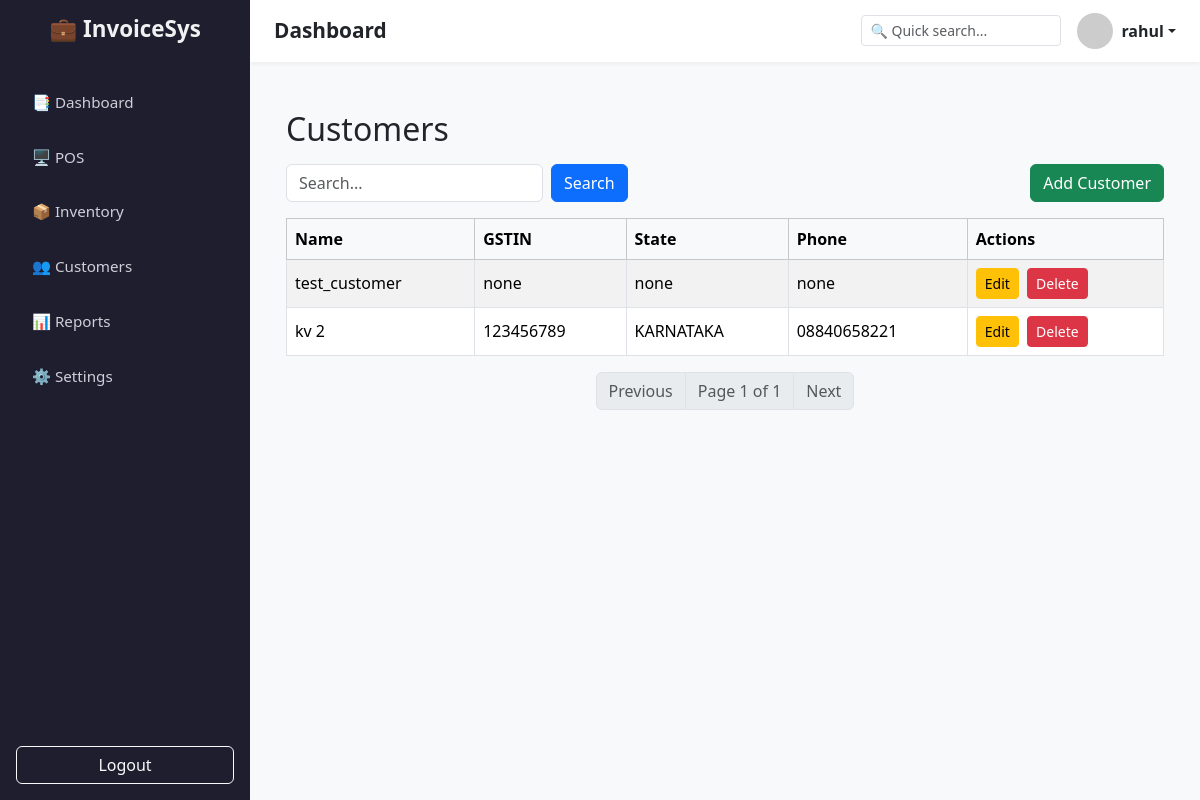
The page /customer/ (signed in) on the database its author committed.
### invoices/models.py (models this page shows, shortened)
class Customer(models.Model):
    user = models.ForeignKey(User, on_delete=models.CASCADE, related_name='customers')
    name = models.CharField(max_length=200)
    address = models.TextField(blank=True)
    gstin = models.CharField(max_length=20, blank=True)
    state = models.CharField(max_length=100, blank=True)
    state_code = models.CharField(max_length=6, blank=True)
    phone = models.CharField(max_length=30, blank=True)
    is_active = models.BooleanField(default=True)

### customer/views.py (the view)
# urls.py: path("", views.customer_list, name="list"),
@login_required(login_url="/login")
def customer_list(request):
    q = request.GET.get("q", "").strip()
    customers = Customer.objects.filter(user=request.user, is_active=True)
    if q:
        customers = customers.filter(Q(name__icontains=q) | Q(gstin__icontains=q))
    paginator = Paginator(customers, 25)
    page = request.GET.get("page")
    customers_page = paginator.get_page(page)
    return render(request, "customer/customer_list.html", {"customers": customers_page, "q": q})

### customer/templates/customer/customer_list.html
{% extends 'base.html' %}
{% block content %}
<div class="container mt-4">
    <h2 class="mb-3">Customers</h2>
    <div class="d-flex justify-content-between mb-3">
        <form method="get" class="d-flex">
            <input type="text" name="q" class="form-control me-2" placeholder="Search..." value="{{ q }}">
            <button type="submit" class="btn btn-primary">Search</button>
        </form>
        <a href="{% url 'customer:create' %}" class="btn btn-success">Add Customer</a>
    </div>
    <div class="table-responsive">
        <table class="table table-bordered table-striped align-middle">
            <thead class="table-light">
                <tr>
                    <th>Name</th>
                    <th>GSTIN</th>
                    <th>State</th>
                    <th>Phone</th>
                    <th>Actions</th>
                </tr>
            </thead>
            <tbody>
                {% for customer in customers %}
                <tr>
                    <td>{{ customer.name }}</td>
                    <td>{{ customer.gstin }}</td>
                    <td>{{ customer.state }}</td>
                    <td>{{ customer.phone }}</td>
                    <td>
                        <a href="{% url 'customer:update' customer.pk %}" class="btn btn-sm btn-warning me-1">Edit</a>
                        <a href="{% url 'customer:delete' customer.pk %}" class="btn btn-sm btn-danger">Delete</a>
                    </td>
                </tr>
                {% empty %}
                <tr>
                    <td colspan="5" class="text-center">No customers found.</td>
                </tr>
                {% endfor %}
            </tbody>
        </table>
    </div>
    <nav aria-label="Page navigation">
        <ul class="pagination justify-content-center">
            {% if customers.has_previous %}
            <li class="page-item">
                <a class="page-link" href="?page={{ customers.previous_page_number }}&q={{ q }}">Previous</a>
            </li>
            {% else %}
            <li class="page-item disabled">
                <span class="page-link">Previous</span>
            </li>
            {% endif %}
            <li class="page-item disabled">
                <span class="page-link">Page {{ customers.number }} of {{ customers.paginator.num_pages }}</span>
            </li>
            {% if customers.has_next %}
            <li class="page-item">
                <a class="page-link" href="?page={{ customers.next_page_number }}&q={{ q }}">Next</a>
            </li>
            {% else %}
            <li class="page-item disabled">
                <span class="page-link">Next</span>
            </li>
            {% endif %}
        </ul>
    </nav>
</div>
{% endblock %}

### templates/base.html (shortened to what this page needs)
{% load static %}
<!DOCTYPE html>
<html lang="en">
<head>
    <link href="https://cdn.jsdelivr.net/npm/bootstrap@5.3.2/dist/css/bootstrap.min.css" rel="stylesheet">
</head>
<body>
    <aside class="sidebar">
        <h2>💼 InvoiceSys</h2>
        <nav class="nav flex-column">
            <a class="nav-link {% if request.resolver_match.url_name == 'dashboard' %}active{% endif %}"
               href="{% url 'dashboard' %}">📑 Dashboard</a>
            <a class="nav-link" href="{% url 'pos' 'new' %}">🖥️ POS</a>
            <a class="nav-link" href="{% url 'inventory:list' %}">📦 Inventory</a>
            <a class="nav-link" href="{% url 'customer:list' %}">👥 Customers</a>
            <a class="nav-link" href="#">📊 Reports</a>
            <a class="nav-link" href="#">⚙️ Settings</a>
        </nav>
        <div class="mt-auto">
            <a href="#" class="btn btn-outline-light w-100 mt-3">Logout</a>
        </div>
    </aside>
    <div class="main-content">
        <header class="topbar">
            <h3>{% block page_title %}Dashboard{% endblock %}</h3>
            <div class="d-flex align-items-center gap-3">
                <input type="text" class="form-control form-control-sm" placeholder="🔍 Quick search..." style="width: 200px;">
                <div class="dropdown">
                    <a href="#" class="d-flex align-items-center text-dark text-decoration-none dropdown-toggle"
                       id="dropdownUser" data-bs-toggle="dropdown" aria-expanded="false">
                        <img src="https://ui-avatars.com/api/?name={{ request.user.username|urlencode }}"
                             alt="User Avatar" class="rounded-circle me-2" width="36">
                        <strong>{{ request.user.username }}</strong>
                    </a>
                </div>
            </div>
        </header>
        <main class="content">
            {% block content %}{% endblock %}
        </main>
    </div>
</body>
</html>

### templates/base.html (style rules this page uses)
body { margin: 0; height: 100vh; display: flex; font-family: "Segoe UI", Arial, sans-serif; overflow: hidden; }
.sidebar { width: 250px; background: #1e1e2f; color: white; display: flex; flex-direction: column; padding: 1rem; }
.sidebar h2 { font-size: 1.4rem; margin-bottom: 2rem; text-align: center; font-weight: 600; color: #f1f1f1; }
.sidebar .nav-link { color: #cfcfd9; margin: 0.3rem 0; padding: 0.7rem 1rem; border-radius: 8px; transition: 0.3s; display: flex; align-items: center; gap: 8px; font-size: 0.95rem; }
.main-content { flex: 1; background: #f8f9fa; display: flex; flex-direction: column; overflow: hidden; }
.topbar { background: white; padding: 0.8rem 1.5rem; box-shadow: 0 2px 4px rgba(0,0,0,0.05); display: flex; justify-content: space-between; align-items: center; }
.topbar h3 { margin: 0; font-size: 1.3rem; font-weight: 600; }
.content { flex: 1; padding: 1.5rem; overflow-y: auto; }

### rows shown on the page
Customer: name "test_customer", gstin "none", state "none", phone "none"
Customer: name "kv 2", gstin "123456789", state "KARNATAKA", phone "08840658221"

### other values the page prints
{{ request.user.username }} "rahul"
{{ customers.number }} "1"
{{ customers.paginator.num_pages }} "1"
